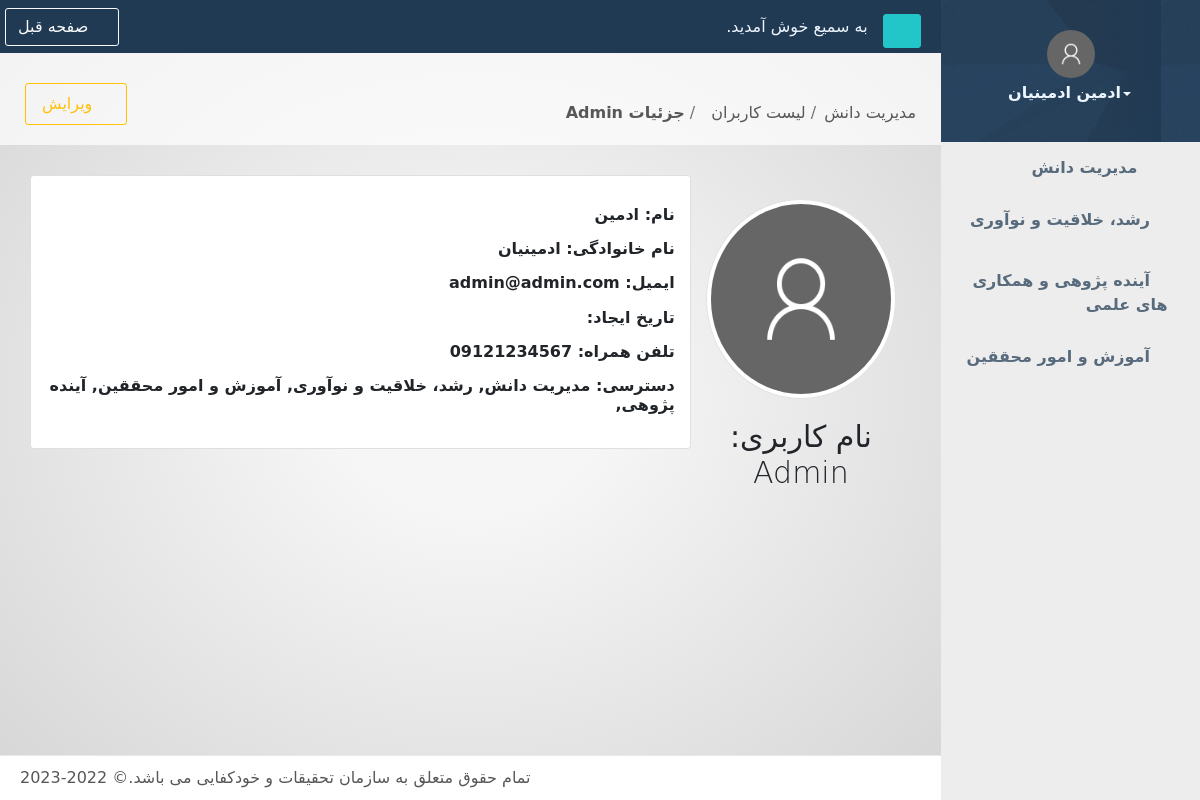
Page /profiles/profile/1 (signed in) on the committed database.
### accounts/models.py (models this page shows, shortened)
class Profile(models.Model):
    user = models.OneToOneField(to=User, on_delete=models.CASCADE)
    avatar = models.ImageField(upload_to=get_avatar_directory_path, max_length=255, blank=True,null=True)
    created_at = models.DateTimeField(auto_now_add=True)
    mobile_number = models.CharField(max_length=11, verbose_name='تلفن همراه', unique=True)
    permissions = models.ManyToManyField(to=Permission, blank=True, verbose_name='دسترسی ها')
    def has_perms(self, perms):
        if self.permissions.filter(code__in=perms).count():
            return True
        return False

class Permission(models.Model):
    code = models.CharField(max_length=30, choices=PERMISSIONS)

### accounts/views.py (the view)
# urls.py: path('profile/<pk>', ProfileDetailsView.as_view(), name='profile_details'),
class ProfileDetailsView(LoginRequiredMixin, DetailView):
    model = Profile
    template_name = 'accounts/profile_detail.html'

### documents/templatetags/jalali_date.py (called while the page is built)
@register.simple_tag
def has_perms(user, perms):
	perms_list = perms.split(';')
	return user.profile.has_perms(perms_list)

@register.filter(expects_localtime=True, is_safe=False)
def j_format_date(value, arg=None):
	if value in (None, ''):
		return ''
	if arg is None:
		arg = "%c"
	try:
		if isinstance(value, datetime):
			value = jdatetime.datetime.fromgregorian(datetime=value, locale='fa_IR')
		elif isinstance(value, date):
			value = jdatetime.date.fromgregorian(date=value, locale='fa_IR')
		return value.strftime(arg)
	except AttributeError:
		return ''

### accounts/templates/accounts/profile_detail.html (shortened to what this page needs)
{% extends 'base.html' %}{% load static %}
{% load humanize %}
{% load jalali_date %}
{% block last-header %}
	<link href="{% static  'vendors/select2/css/select2.min.css' %}" rel="stylesheet">
	<link href="{% static  'vendors/select2/css/select2-bootstrap4.min.css' %}" rel="stylesheet">
{% endblock %}
{% block title-breadcrumb %}
	<div class="col-md-9">
    <br>
    <br>
		<ol class="breadcrumb">
			<li class="breadcrumb-item">
				<a>مدیریت دانش</a>
			</li>
			<li class="breadcrumb-item">
                <a href="{% url 'accounts:profile_list' %}" >لیست کاربران</a>
			</li>
			<li class="breadcrumb-item active">
				<a href="{% url 'accounts:profile_details' object.id %}"><strong>جزئیات {{ object.user.username }}</strong></a>
			</li>
		</ol>
	</div>
	<div class="col-md-3">
		<div class="title-action float-right">
            <div class="btn-group">
                <a href="{% url 'accounts:profile_update' pk=object.id %}" class="btn btn-lg btn-outline-warning"><i class="fa fa-user-edit"></i> ویرایش</a>
            </div>
        </div>
	</div>
{% endblock %}
{% block content %}
    <div class="row">
        <div class="col-lg-12">
            <div class="col-lg-3 text-center">
                <div><br></div>
                <img class="img-thumbnail circle-img img-circle" src="{% if object.avatar %}{{ object.avatar.url }}{% else %}{% static 'img/user.png' %}{% endif %}">
                <h1><strong>نام کاربری: </strong>{{ object.user.username }}</h1>
                <div><br></div>
            </div>
            <div class="card col-lg-9">
                <div><br></div>
                <h3><strong>نام: </strong>{{ object.user.first_name }}</h3>
                <h3><strong>نام خانوادگی: </strong>{{ object.user.last_name }}</h3>
                <h3><strong>ایمیل: </strong>{{ object.user.email }}</h3>
                <h3><strong>تاریخ ایجاد: </strong>{{ object.created_at | j_format_date:"%Y/%m/%d"  }}</h3>
                <h3><strong>تلفن همراه: </strong>{{ object.mobile_number }}</h3>
                <h3>
                    <strong>دسترسی: </strong>
                    {% for perm in object.permissions.all %}
                        {{ perm.get_code_display }},
                    {% endfor %}
                </h3>
                <div><br></div>
            </div>
        </div>
        <div class="col-lg-12">
            <div><br></div>
            <div><br></div>
        </div>
    </div>
{% endblock %}

### templates/base.html (shortened to what this page needs)
{% load static %}{% load i18n %}{% get_current_language as LANGUAGE_CODE %}
<!DOCTYPE html>
<html>
<head>
	<link href="{% static 'vendors/toastr/toastr.css' %}" rel="stylesheet">
	<link href="{% static 'vendors/bootstrap/css/bootstrap.min.css' %}" rel="stylesheet">
	<link href="{% static 'vendors/bootstrap-rtl/bootstrap-rtl.min.css' %}" rel="stylesheet">
	<link href="{% static 'vendors/font-awesome/css/all-pro.css' %}" rel="stylesheet">
	<link href="{% static 'vendors/sweetalert2/sweetalert2.min.css' %}" rel="stylesheet">
	<link href="{% static 'vendors/animate/animate.css' %}" rel="stylesheet">
	<link href="{% static 'vendors/Inspinia/style.css' %}" rel="stylesheet">
	<link href="{% static 'vendors/bootstrap-rtl/fonts/Vazir-FarsiDigitsWithoutLatin/font-face.css' %}" rel="stylesheet">
	<link href="{% static 'custom.css' %}" rel="stylesheet">
	{% block last-header %}{% endblock %}
</head>
<body class="skin-2 persian rtls">
<div id="wrapper">
	{% include "side-bar-navigation.html" %}
	<div id="page-wrapper" class="gray-bg">
		<div class="d-print-none row border-bottom">
			{% include "top-navigation-bar.html" %}
		</div>
		<div class="d-print-none row wrapper border-bottom white-bg page-heading">
			{% block title-breadcrumb %}{% endblock %}
		</div>
		<div class="wrapper wrapper-content animated fadeIn text-body">
			{% block content %}{% endblock %}
		</div>
		{% include "footer.html" %}
	</div>
</div>
</body>
</html>

### templates/side-bar-navigation.html (shortened to what this page needs)
{% load static %}
{% load i18n %}
{% load jalali_date %}
<nav class="navbar-default navbar-static-side" role="navigation">
	<div class="sidebar-collapse">
		<ul class="nav metismenu" id="side-menu">
			<li class="nav-header text-center">
				<div class="dropdown profile-element">
					<span>
						<img alt="image" class="rounded-circle img-height-50 img-avatar"
						     src="{% if user.profile.avatar %}{{ user.profile.avatar.url }}{% else %}{% static 'img/user.png' %}{% endif %}"/>
					</span>
					<a data-toggle="dropdown" class="dropdown-toggle" href="#">
						<h3 class="block m-t-xs font-bold"><b class="caret"></b>{% if user.get_full_name %}{{ user.get_full_name }}{% else %}{{ user.get_username }}{% endif %}</h3>
					</a>
				</div>
			</li>
            {%  has_perms user 'knowledge;' as has_knowledge_perm %}
            {%  has_perms user 'center;' as has_center_perm %}
            {%  has_perms user 'future;' as has_future_perm %}
            {%  has_perms user 'resume;' as has_resume_perm %}
        {% if user.is_superuser or has_knowledge_perm %}
            <li {% if request.resolver_match.view_name == 'documents:article_list' or request.resolver_match.view_name == 'documents:order_list' or request.resolver_match.view_name == 'documents:resume_list' or request.resolver_match.view_name == 'documents:center_list' or request.resolver_match.view_name == 'documents:book_list' or request.resolver_match.view_name == 'documents:experience_list' or request.resolver_match.view_name == 'documents:idea_list' or request.resolver_match.view_name == 'documents:thesis_list' or request.resolver_match.view_name == 'documents:seminar_list' or request.resolver_match.view_name == 'documents:manual_list' or request.resolver_match.view_name == 'documents:project_list' or request.resolver_match.view_name == 'documents:visit_list' or request.resolver_match.view_name == 'documents:conference_list'  or request.resolver_match.view_name == 'documents:report_list' %} class="active"{% endif %}>
                <a href="#"><i class="fa fa-university"></i>
                    <span class="nav-label">مدیریت دانش</span>
                    <span class="fa arrow"></span>
                </a>
            </li>
        {% if user.is_superuser or has_center_perm %}
            <li {% if request.resolver_match.view_name == 'documents:core_list' or  request.resolver_match.view_name == 'documents:tech_list' or  request.resolver_match.view_name == 'documents:company_list' %}class="active"{% endif %}>
                <a href="#"><i class="fa fa-cube"></i>
                    <span class="nav-label">رشد، خلاقیت و نوآوری</span>
                    <span class="fa arrow"></span>
                </a>
            </li>
        {% endif %}
        {% if user.is_superuser or has_future_perm %}
            <li {% if request.resolver_match.view_name == 'documents:journal_list' or request.resolver_match.view_name == 'documents:future_list' or request.resolver_match.view_name == 'documents:cowork_list' %}class="active"{% endif %}>
                <a href="#"><i class="fa fa-handshake-alt"></i>
                    <span class="nav-label">آینده پژوهی و همکاری های علمی</span>
                    <span class="fa arrow"></span>
                </a>
            </li>
        {% endif %}
        {% if user.is_superuser or has_resume_perm %}
            <li >
                <a href="#"><i class="fa fa-users"></i>
                    <span class="nav-label">آموزش و امور محققین</span>
                    <span class="fa arrow"></span>
                </a>
            </li>
        {% endif %}
		</ul>
	</div>
</nav>

### templates/top-navigation-bar.html (shortened to what this page needs)
{% load static %}
{% load i18n %}
<nav class="navbar navbar-static-top" role="navigation" style="margin-bottom: 0">
	<div class="navbar-header">
		<a class="navbar-minimalize minimalize-styl-2 btn btn-success" href="#"><i class="fa fa-bars"></i> </a>
	</div>
	<ul class="nav navbar-top-links navbar-left">
						<li>
			<span class="m-r-sm welcome-message">به سمیع خوش آمدید.</span>
		</li>
	</ul>
	<ul class="nav navbar-top-links navbar-right">
		<li>
            <button type=button class="btn btn-outline-light" onClick="javascript:history.go(-1);"><i class="fas fa-reply"></i> صفحه قبل</button>
		</li>
	</ul>
</nav>

### templates/footer.html
{% load static %}
{% load i18n %}
<div class="footer d-print-none">
	<div class="float-right">
		 تمام حقوق متعلق به سازمان تحقیقات و خودکفایی می باشد.&copy; 2022-{% now "Y" %}
	</div>
</div>

### static/custom.css (style rules this page uses)
.img-avatar { height: 48px; width: 48px; }
.img-height-50 { max-height: 50px !important; }
.persian { font-family: VazirFD, Tahoma, "DejaVu Sans", helvetica, arial, freesans, sans-serif; }

### accounts/templates/accounts/profile_detail.html (style rules this page uses)
.circle-img { width: 200px; height: 200px; overflow: hidden; }

### rows in the picture
Profile: user.username "Admin", user.first_name "ادمین", user.last_name "ادمینیان", user.email "admin@admin.com", mobile_number "09121234567"
Permission: code "مدیریت دانش"
Permission: code "رشد، خلاقیت و نوآوری"
Permission: code "آموزش و امور محققین"
Permission: code "آینده پژوهی"

### other values in the picture
{{ user.get_full_name }} "ادمین ادمینیان"
